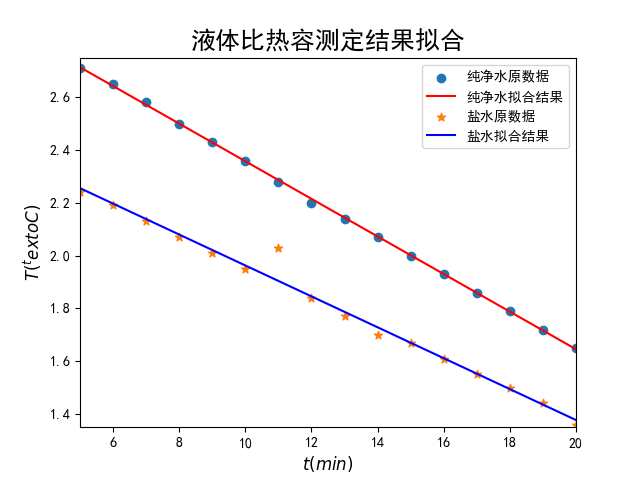

The script that saved this image:
# 大学物理实验4 比热比测定实验-液体比热容测量数据处理
# Copyright(c) 2022 GeorgeDong32. All Rights Reserved.

from cProfile import label
import scipy.constants as cst 
import pandas as pd
import numpy as np
import matplotlib.pyplot as plt
from scipy.optimize import curve_fit 
# plt防止中文乱码
plt.rcParams['font.family'] = ['Arial Unicode MS','Microsoft YaHei','SimHei','sans-serif']
plt.rcParams['axes.unicode_minus'] = False

# 待拟合函数定义
def fit_fun1(B, k1, b1):
    return k1 * B + b1

def fit_fun2(B, k2, b2):
    return k2 * B + b2

#数据导入
data_w = pd.read_csv("LiquidSHC_PWater.csv")
t_w = data_w.iloc[:,0]
ln_w = data_w.iloc[:,1]

data_b = pd.read_csv("LiquidSHC_Brine.csv")
t_b = data_b.iloc[:,0]
ln_b = data_b.iloc[:,1]

#数据拟合
popt1,pcov1=curve_fit(fit_fun1,t_w,ln_w)
ln_w_fit = fit_fun1(t_w,popt1[0],popt1[1])

popt2,pcov2=curve_fit(fit_fun2,t_b,ln_b)
ln_b_fit = fit_fun1(t_b,popt2[0],popt2[1])

#绘制图形
## 1号数据绘图区
plt.figure()
plt.axis([5,20,1.35,2.75])
plt.scatter(t_w,ln_w,marker='o',label="纯净水原数据")
plt.plot(t_w,ln_w_fit,color='red',label="纯净水拟合结果")
plt.scatter(t_b,ln_b,marker='*',label="盐水原数据")
plt.plot(t_b,ln_b_fit,color='blue',label="盐水拟合结果")
plt.xlabel("$t(min)$",fontsize=12)
plt.ylabel("$T($^text {o}$C)$",fontsize=12)
plt.title("$液体比热容测定结果拟合$",fontsize=18)
plt.savefig(".\LiquidSHC.png")
plt.show()